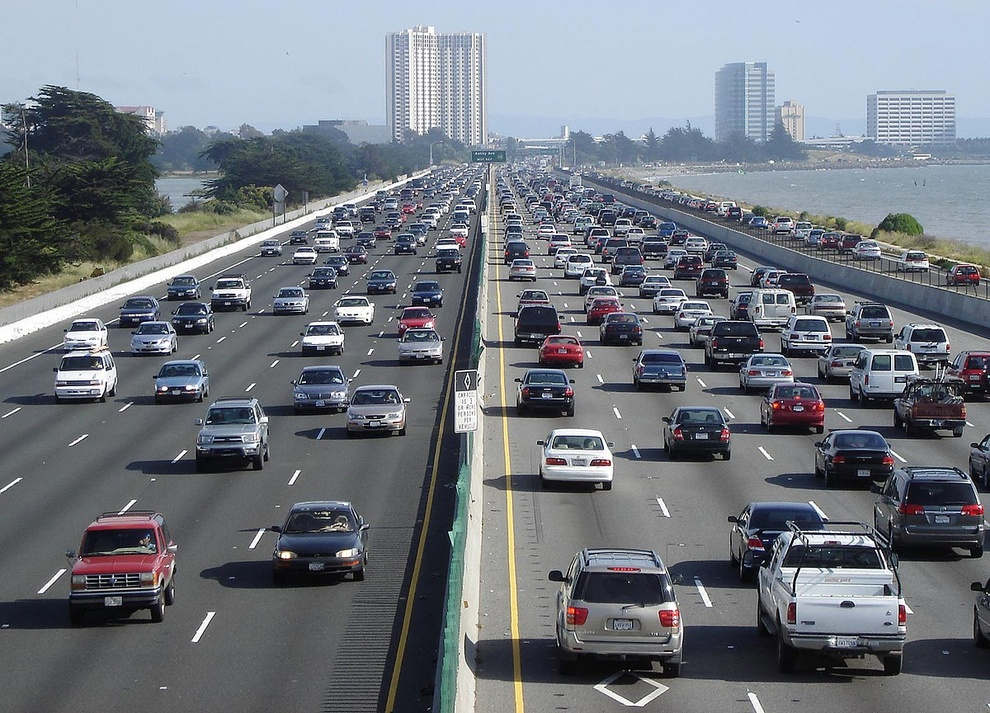
#> input picture Cars and Pedastrian Detection (Python)/By Image - Object Detection using OpenCV/cars-photo.jpg, 990 x 713 px, shrunk from 1200 x 864 before the run
$ python Cars_and_Pedastrian_Detection.py
#> lines starting #> are read from the running program, lines starting #| are printed output that depends on the picture; after the words box and inside, x2 and y2 are one past the last pixel; in counts of white or black regions, pixels touching at a corner belong together
import cv2  # real-time computer vision library. Focuses on image processing, video capture and obj detections
from random import randrange # for rainbow color (randrange(256), randrange(256), randrange(256)

# Our image
image = 'cars-photo.jpg'

# Pre-trained car classifier
preTrainedClassifier = 'trained-cars-detection-haar-classifier-data.xml'

# Create openCV image
img = cv2.imread(image)
#> img is the input picture: shape (713, 990, 3); mean B, G, R 126.8, 119.2, 113.9

# Convert to gray scale - required for HAAR cascade classifier
grayScaleCoversion = cv2.cvtColor(img, cv2.COLOR_BGR2GRAY)
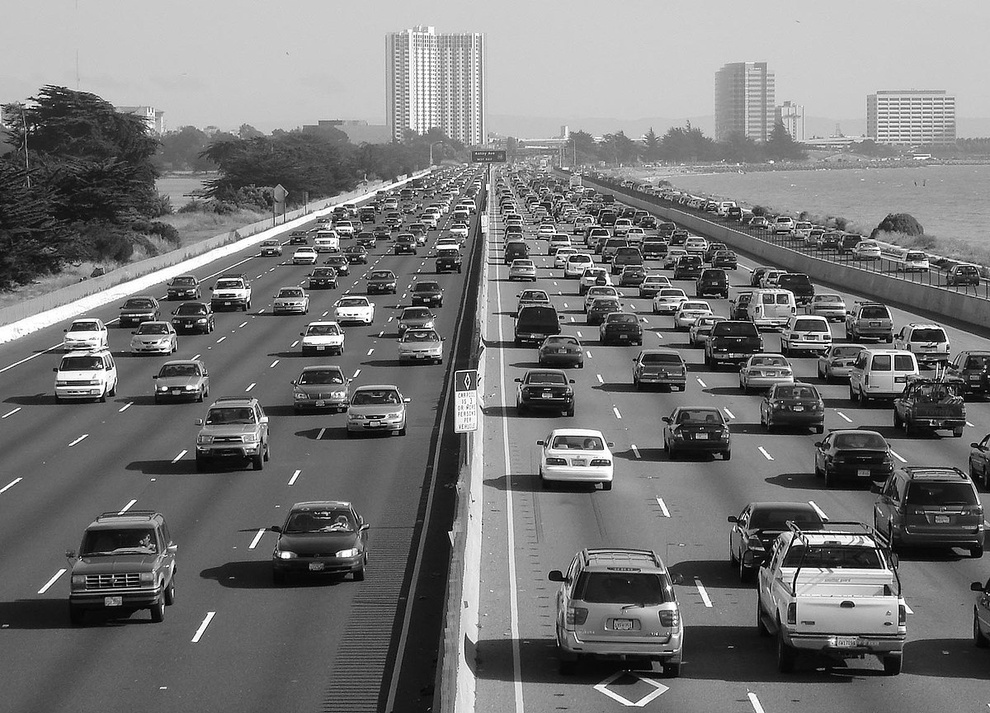
#> grayScaleCoversion: shape (713, 990); min 0, max 255, mean 118.5

# Create car classifier
car_tracker = cv2.CascadeClassifier(preTrainedClassifier)

# Detect cars
cars = car_tracker.detectMultiScale(grayScaleCoversion)
#> cars = 14 rows, first 6: [301, 258, 43, 43], [166, 298, 51, 51], [258, 277, 57, 57], [104, 316, 61, 61], [584, 293, 74, 74], [45, 326, 63, 63]
print(cars)
#| [[301 258  43  43]
#|  [166 298  51  51]
#|  [258 277  57  57]
#|  [104 316  61  61]
#|  [584 293  74  74]
#|  [ 45 326  63  63]
#|  [134 352  78  78]
#|  [309 396  63  63]
#|  [362 320  68  68]
#|  [598 324 102 102]
#|  [748 364  90  90]
#|  [627 362 134 134]
#> (further printed lines are left out)

# draw rectangle around cars
for (x, y, w, h) in cars:  # now, by doing loop will detect all cars inside the picture
    cv2.rectangle(img, (x, y), (x + w, y + h), (randrange(256), randrange(256), randrange(256)), 5)
#> this loop made 14 passes
#> (x, y, w, h) on passes 1 to 12: (301, 258, 43, 43), (166, 298, 51, 51), (258, 277, 57, 57), (104, 316, 61, 61), (584, 293, 74, 74), (45, 326, 63, 63), (134, 352, 78, 78), (309, 396, 63, 63), (362, 320, 68, 68), (598, 324, 102, 102), (748, 364, 90, 90), (627, 362, 134, 134)
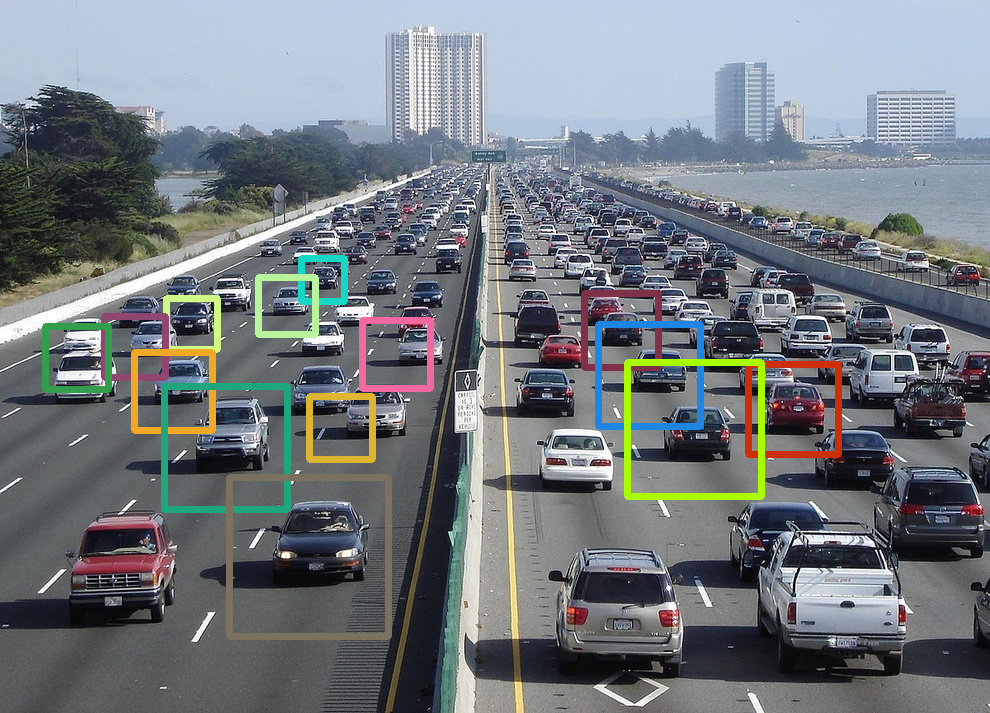
#> img: shape (713, 990, 3); 4.37% of pixels changed, all inside (x1, y1, x2, y2) = (42, 255, 842, 640)

# will display the image into colorful format
cv2.imshow('Cars_Detector', img)

# don't autoclose (wait here in the code and listen for a key press)
key = cv2.waitKey()
#> (key Esc is pressed here)

print("\nSuccessful 😎")
